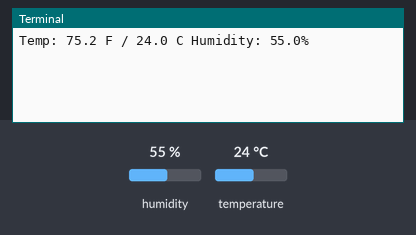
This program was run on a simulated Raspberry Pi (BCM pin numbers). Parts: the last lines printed to the terminal. The inputs (shaded band) are chosen by the test bench; at power-on: humidity 55 %, temperature 24 °C.

Above: at 1.2 s.
1.3 s: humidity set to 22 %
At 2.7 s:
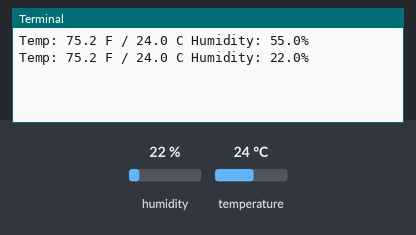
2.8 s: temperature set to 12 °C
4.3 s: humidity set to 40 %
At 5.5 s:
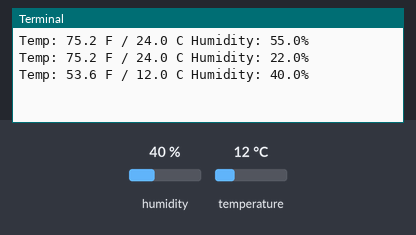
Timing chart, 0 to 7.3 s (numbered marks = the images above; inputs shaded):
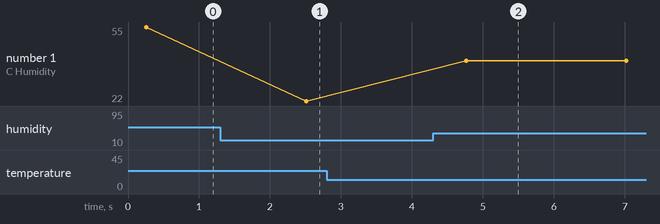

Measured:
- after the input at 1.3 s, the terminal: prints a new line after 1.2 s (image 1)
- after the input at 4.3 s, the terminal: prints a new line after 0.47 s (image 2)
- plotted number 1: 55 → 22 after the input at 1.3 s, 22 → 40 after the input at 4.3 s

The program:

dht22.py
```python
import time
import board
import blynklib
import adafruit_dht

# cmsensor1
#BLYNK_AUTH = 'nD-SwPo3-WpMrvAbdksIFa4YnP14l9-A'

# cmsensor2
BLYNK_AUTH = 'JFDPBMufAg2aRnHmO5ITI9H29aUbZmA1'
blynk = blynklib.Blynk(BLYNK_AUTH)

dhtDevice = adafruit_dht.DHT22(board.D24)

while True:
    blynk.run()
    try:
        temperature_c = dhtDevice.temperature
        temperature_f = temperature_c * (9/5) + 32
        humidity = dhtDevice.humidity
        blynk.virtual_write(1, temperature_c)
        blynk.virtual_write(2, humidity)
        print(
            "Temp: {:.1f} F / {:.1f} C Humidity: {}% ".format(
                temperature_f, temperature_c, humidity
            )
        )

#     time.sleep(2.0)
    except RuntimeError as error:
        print(error.args[0])
        time.sleep(2.0)
        continue
    except Exception as error:
        dhtDevice.exit()
        raise error

    time.sleep(2.0)
```
